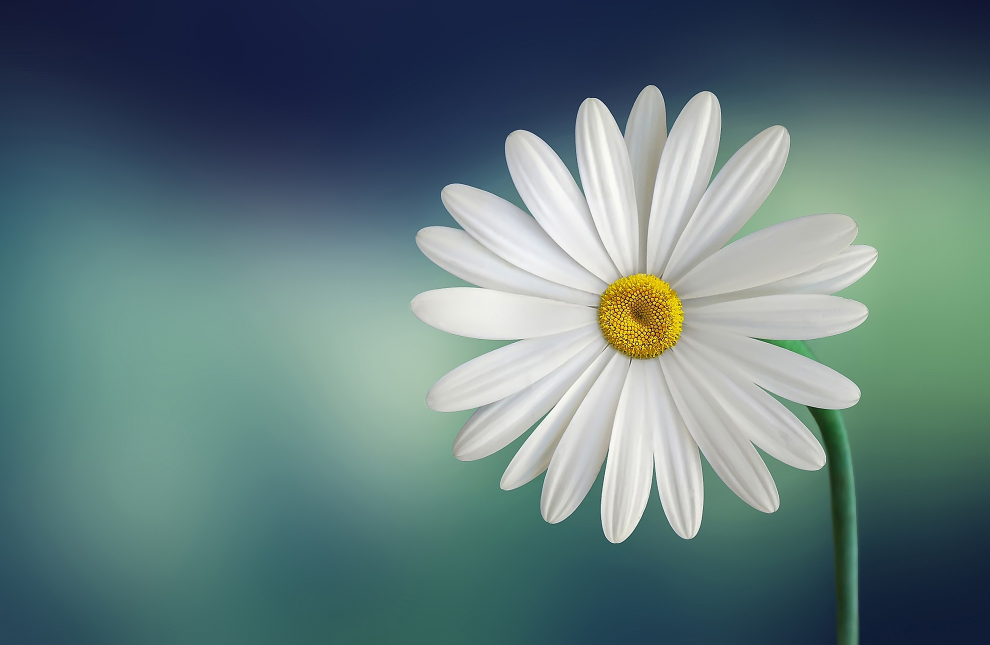
#> input picture Image_processing_1/m.jpg, 1980 x 1289 px (shown at 1/2 size)
$ python project.py
#> lines starting #> are read from the running program, lines starting #| are printed output that depends on the picture
import cv2
import numpy as np
img = cv2.imread('m.jpg',1)
#> img is the input picture: shape (1289, 1980, 3); mean B, G, R 123.8, 122.5, 97.4
# originimg = cv2.imread('D:/New folder/m.jpg',1)

img = cv2.resize(img, (1100, 900))
#> img: shape (900, 1100, 3)
# originimg = cv2.resize(originimg, (1100, 900))

grayscale = img[0:120,0:1100]
redgrayscale = img[120:330,0:550]
bluegreen = img[120:330,550:1100]
negative = img[330:450,0:1100]
brighter = img[450:900,0:320]
lowercontrast = img[450:900,798:1100]
gaussian = img[450:600,320:798]
sobeledgeH = img[600:750,320:798]
saltnpepper = img[750:900,320:798]


#Category 1=============================================

#Grayscale
gray = cv2.cvtColor(grayscale,cv2.COLOR_BGR2GRAY)
for i in np.arange(0,3):
    grayscale[:,:,i] = gray
img[0:120,0:1100] = grayscale

#Red channel in grayscale
for i in np.arange(0,3):
    redgrayscale[:,:,i] = redgrayscale[:,:,2]
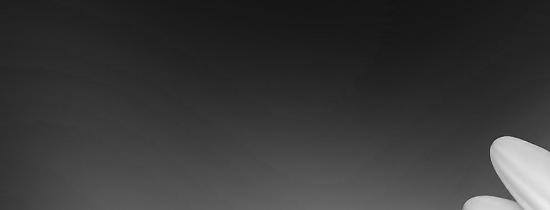
#> redgrayscale: shape (210, 550, 3); min 16, max 235, mean 56
img[120:330,0:550] = redgrayscale
#> img: shape (900, 1100, 3); mean B, G, R 114.7, 120.1, 99

#BlueGreen
bluegreen[:,:,2] = 0
img[120:330,550:1100] = bluegreen
#> img: shape (900, 1100, 3); mean B, G, R 114.7, 120.1, 82.5

#Category 1==============================================


#Category 2==============================================

#Negative
negative = 255-negative
img[330:450,0:1100] = negative
#> img: shape (900, 1100, 3); mean B, G, R 105.5, 107.5, 75.7

#Brighter
weight = 100
bright = np.ones(brighter.shape,dtype='uint8')

for i in np.arange(0,3):
    bright[:,:,i] = cv2.add(brighter[:,:,i],weight)
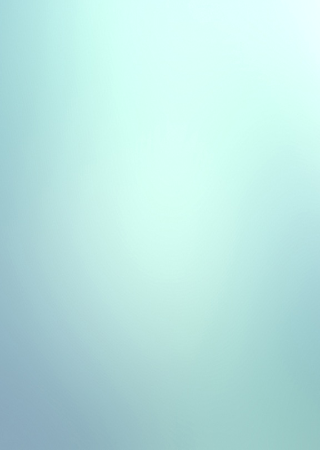
#> bright: shape (450, 320, 3); mean B, G, R 225.9, 228.9, 186.7
img[450:900,0:320] = bright
#> img: shape (900, 1100, 3); mean B, G, R 120.1, 121.9, 90.3

#Lowercontrast
weight = 2
lower = np.ones(lowercontrast.shape,dtype='uint8')

for i in np.arange(0,3):
    lower[:,:,i] = cv2.divide(lowercontrast[:,:,i],weight)
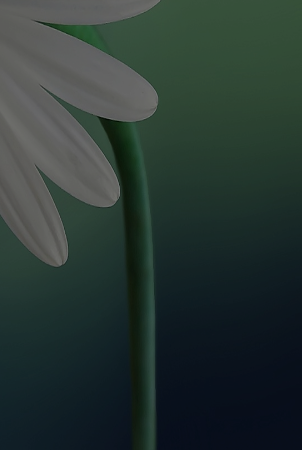
#> lower: shape (450, 302, 3); mean B, G, R 51.7, 55.5, 41.2
img[450:900,798:1100] = lower
#> img: shape (900, 1100, 3); mean B, G, R 113, 114.3, 84.6

#Category 2==============================================


#Category 3==============================================

#Guassianblur
gauss = cv2.GaussianBlur(gaussian,(9,9),0)
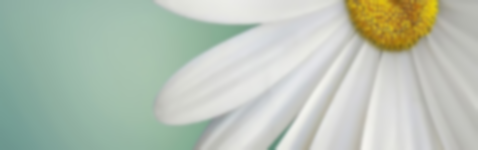
#> gauss: shape (150, 478, 3); mean B, G, R 180.9, 194.4, 183.2
img[450:600, 320:798] = gauss
#> img: shape (900, 1100, 3); mean B, G, R 113, 114.3, 84.6

#Sobel edge horizontal
sobelH = cv2.Sobel(sobeledgeH,-1,1,0,ksize=3)
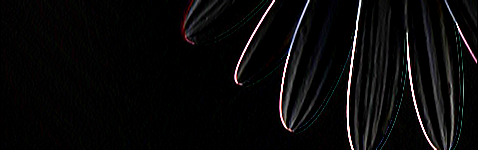
#> sobelH: shape (150, 478, 3); mean B, G, R 9.6, 9.4, 9.9
img[600:750, 320:798] = sobelH
#> img: shape (900, 1100, 3); mean B, G, R 102.5, 103.3, 75.6

#Salt-and-pepper noise
def saltpepper_noise(image,prob):
#> called with prob = 0.03
    output = np.zeros(image.shape,np.uint8)
    thres = 1 - prob
    for i in range(image.shape[0]):
        for j in range(image.shape[1]):
            rdn = np.random.random()
            if rdn < prob:
                output[i][j] = 0
            elif rdn > thres:
                output[i][j] = 255
            else:
                output[i][j] = image[i][j]
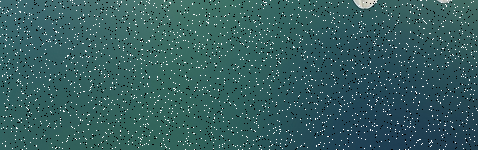
#> output: shape (150, 478, 3); mean B, G, R 95.9, 94.8, 53.7
    return output

saltnpepper = saltpepper_noise(saltnpepper,.03)
medianFiltered = cv2.medianBlur(saltnpepper,9)

img[750:900,320:798] = saltnpepper
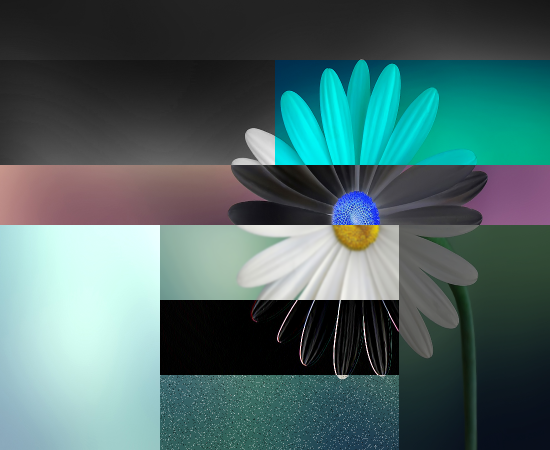
#> img: shape (900, 1100, 3) (shown at 1/2 size); mean B, G, R 102.7, 103.4, 75.9

#Category 3==============================================


# cv2.imshow('Original image',originimg)
cv2.imshow('Transformed image', img)
cv2.waitKey(0)
cv2.destroyAllWindows()

$ run again, with Image_processing_1/transformed image.png saved as Image_processing_1/m.jpg
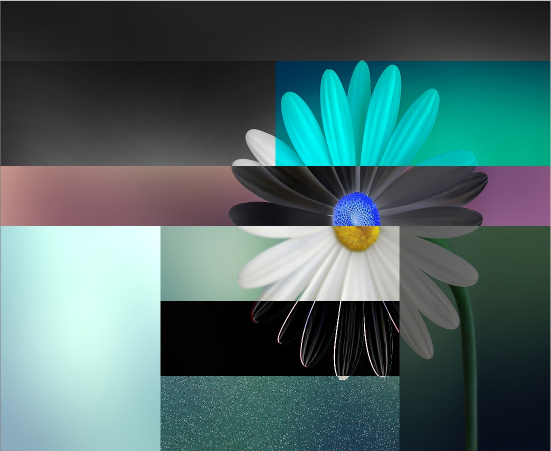
#> input picture Image_processing_1/transformed image.png, 1102 x 902 px (shown at 1/2 size)
#> img is the input picture: shape (902, 1102, 3); mean B, G, R 103.1, 103.8, 76.6
#> after the loop in saltpepper_noise, `for i in range(image.shape[0]):`:
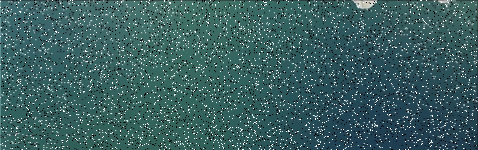
#> output: shape (150, 478, 3); mean B, G, R 97, 95.9, 58.6
#> `img[750:900,320:798] = saltnpepper`:
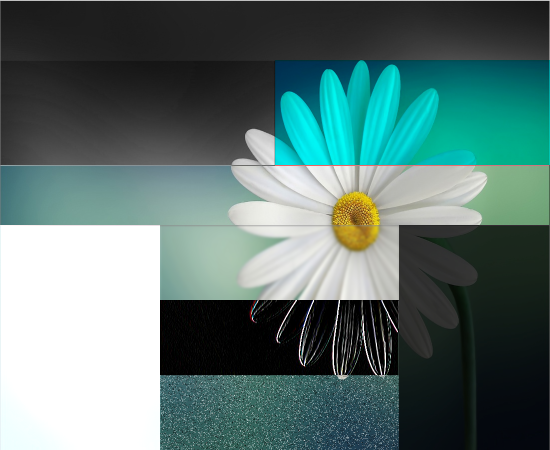
#> img: shape (900, 1100, 3) (shown at 1/2 size); mean B, G, R 113.2, 116.6, 90.9
